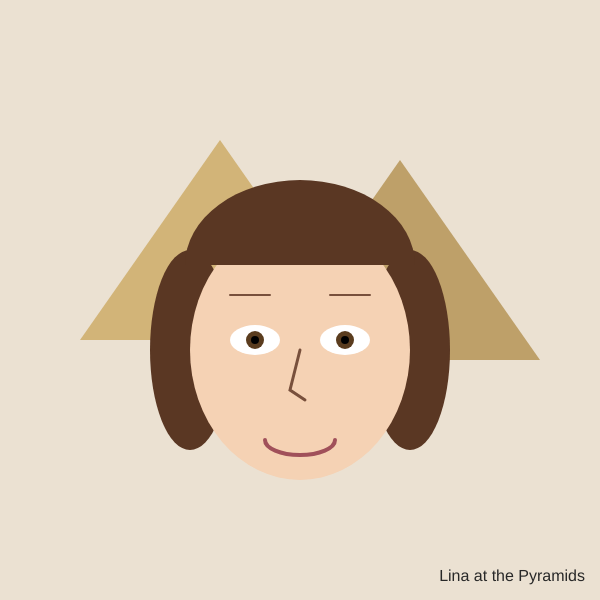
Frame 1 (no input)
Frame 60 (no input): identical to frame 1, image omitted
Frame 120 (the mouse pressed at the canvas centre since frame 60): identical to frame 1, image omitted

The p5.js sketch that drew this single still picture (run headless with seeded random() and noise() and a simulated clock; from frame 60 on, the mouse is pressed at the canvas centre):

// p5.js sketch
// ── sketch.js
/*
Name: Lina Wissa
Email: Wissa.l@northeastern.edu
Course: ARTG-2262 Prototyping with Code
Lab #: 3
Assignment #: 3
Assignment Title: "Self-Portrait"
*/

function setup() {
  createCanvas(600, 600);
}

function draw() {
  background(235, 225, 210); 

  // Pyramids
  noStroke();
  fill(210, 180, 120); 
  triangle(80, 340, 220, 140, 360, 340);

  fill(190, 160, 105); 
  triangle(260, 360, 400, 160, 540, 360);

  //Side Hair
  noStroke();
  fill(90, 55, 35); 
  ellipse(190, 350, 80, 200);
  ellipse(410, 350, 80, 200); 

  // Face
  noStroke();
  fill(245, 210, 180); 
  ellipse(300, 350, 220, 260);

  // Top Hair
  noStroke();
  fill(90, 55, 35);
  arc(300, 265, 230, 170, PI, TWO_PI);

  // Eyes
  fill(255);
  ellipse(255, 340, 50, 30);
  ellipse(345, 340, 50, 30);

  fill(90, 60, 30); 
  ellipse(255, 340, 18, 18);
  ellipse(345, 340, 18, 18);

  fill(0);
  ellipse(255, 340, 8, 8);
  ellipse(345, 340, 8, 8);

  // Nose
  noFill();
  stroke(120, 80, 60);
  strokeWeight(3);
  beginShape();
  vertex(300, 350);
  vertex(290, 390);
  vertex(305, 400);
  endShape();

  //  Lips 
  stroke(160, 80, 90);
  strokeWeight(4);
  noFill();
  arc(300, 440, 70, 30, 0, PI);

  // Eyebrows
  stroke(120, 80, 60);
  strokeWeight(2);
  line(230, 295, 270, 295);
  line(330, 295, 370, 295);

  // Title bottom right 
  noStroke();
  fill(40);
  textSize(16);
  textAlign(RIGHT, BOTTOM);
  text("Lina at the Pyramids", width - 15, height - 15);
}
